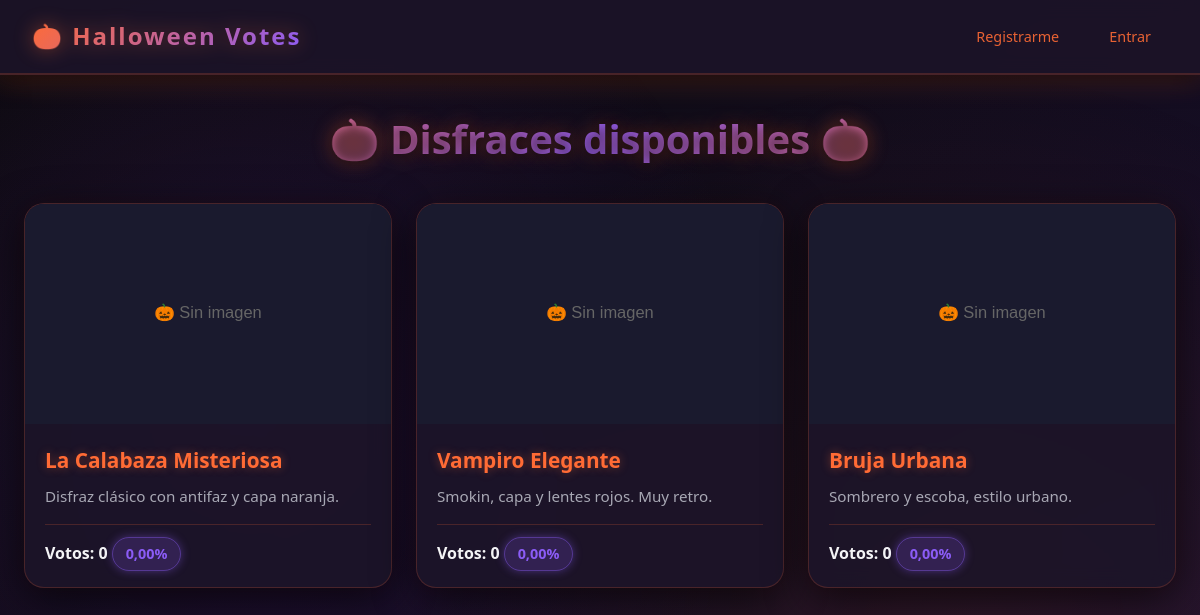
The page / on the database its author committed.
### tables this page shows
CREATE TABLE disfraces (
  id INT(11) NOT NULL AUTO_INCREMENT,
  nombre VARCHAR(50) NOT NULL,
  descripcion TEXT NOT NULL,
  votos INT(11) NOT NULL DEFAULT 0,
  foto VARCHAR(20) NOT NULL,
  foto_blob BLOB NOT NULL,
  eliminado INT(11) NOT NULL DEFAULT 0,
  PRIMARY KEY (id)
);

### data/auth.php (called while the page is built, shortened)
<?php
function h($s)
{
    return htmlspecialchars($s ?? '', ENT_QUOTES | ENT_SUBSTITUTE, 'UTF-8');
}
function is_logged()
{
    return !empty($_SESSION['user_id']);
}

### index.php (the view, shortened to what this page needs)
<?php
require __DIR__ . '/data/conexionDataBase.php';
require __DIR__ . '/data/auth.php';
$rs = mysqli_query($con, "SELECT *, LENGTH(foto_blob) as size_blob FROM disfraces WHERE eliminado=0 ORDER BY votos DESC, id");
$totalVotos = 0;
if ($rs) {
    $rows = [];
    while ($r = mysqli_fetch_assoc($rs)) {
        if (is_logged()) {
            $checkVoto = mysqli_query($con, "SELECT id FROM votos WHERE id_usuario=" . user_id() . " AND id_disfraz=" . (int) $r['id']);
            $r['ya_voto'] = ($checkVoto && mysqli_num_rows($checkVoto) > 0);
        } else {
            $r['ya_voto'] = false;
        }
        $rows[] = $r;
        $totalVotos += (int) $r['votos'];
    }
}
?>
<!doctype html>
<html lang="es">
<head>
    <link rel="stylesheet" href="css/halloween.css">
</head>
<body>
    <header class="header" id="mainHeader">
        <div class="brand">🎃 Halloween Votes</div>
        <nav class="nav small">
            <?php if (is_logged()): ?>
                Hola, <?= h(user_nombre()) ?>!
                <a href="pages/logout.php">Salir</a>
                <?php if (is_admin()): ?>
                    <a href="pages/panelAdmin.php">Admin</a>
                <?php endif; ?>
            <?php else: ?>
                <a href="pages/registro.php">Registrarme</a>
                <a href="pages/login.php">Entrar</a>
            <?php endif; ?>
        </nav>
    </header>
    <main class="container">
        <h1>🎃 Disfraces disponibles 🎃</h1>
        <?php if (!empty($rows) && count($rows) > 0): ?>
            <div class="grid">
                <?php foreach ($rows as $r): ?>
                    <div class="card" onclick="openModal(<?= (int) $r['id'] ?>)">
                        <div class="card-image-wrapper">
                            <?php
                            if (!empty($r['foto']) && file_exists("img/" . $r['foto'])) {
                                echo '<img src="img/' . h($r['foto']) . '" alt="' . h($r['nombre']) . '">';
                            } else {
                                echo '<img alt="Sin imagen">';
                            }
                            ?>
                        </div>
                        <div class="card-content">
                            <h3><?= h($r['nombre']) ?></h3>
                            <p><?= h($r['descripcion']) ?></p>
                            <div class="meta">
                                <div>
                                    <strong>Votos: <?= (int) $r['votos'] ?></strong>
                                    <?php
                                    $porc = ($totalVotos > 0) ? ($r['votos'] * 100.0 / $totalVotos) : 0.0;
                                    echo ' <span class="badge">' . number_format($porc, 2, ',', '.') . '%</span>';
                                    ?>
                                </div>
                            </div>
                        </div>
                    </div>
                <?php endforeach; ?>
            </div>
        <?php else: ?>
            <p>No hay disfraces cargados aún.</p>
        <?php endif; ?>
    </main>
</body>
</html>

### css/halloween.css (style rules this page uses)
:root { --bg: #0a0a0a; --bg-gradient: #1a0f2e; --card: #1c1428; --card-hover: #261d35; --accent: #ff6b35; --accent-hover: #ff8555; --purple: #8b5cf6; --purple-dark: #6d28d9; --text: #f4f4f6; --text-dim: #a8a8b4; --border: rgba(255, 107, 53, 0.2); --shadow: rgba(0, 0, 0, 0.7); --success: #10b981; --danger: #ef4444; --glow-orange: rgba(255, 107, 53, 0.4); --glow-purple: rgba(139, 92, 246, 0.4); }
* { box-sizing: border-box; margin: 0; padding: 0; }
body { margin: 0; font-family: 'Segoe UI', Tahoma, Geneva, Verdana, sans-serif; background: linear-gradient(135deg, var(--bg) 0%, var(--bg-gradient) 100%); background-attachment: fixed; color: var(--text); line-height: 1.6; min-height: 100vh; position: relative; overflow-x: hidden; }
body::before { content: ''; position: fixed; top: 0; left: 0; right: 0; bottom: 0; background-image: radial-gradient(circle at 20% 50%, rgba(138, 43, 226, 0.15) 0%, transparent 50%), radial-gradient(circle at 80% 80%, rgba(255, 107, 53, 0.1) 0%, transparent 50%); pointer-events: none; z-index: 0; animation: fogMove 15s ease-in-out infinite; }
.header { display: flex; align-items: center; justify-content: space-between; padding: 1rem 2rem; background: rgba(28, 20, 40, 0.95); backdrop-filter: blur(10px); border-bottom: 2px solid var(--border); box-shadow: 0 4px 20px var(--shadow), 0 0 30px var(--glow-orange); position: sticky; top: 0; z-index: 100; transition: transform 0.3s ease, opacity 0.3s ease; }
.brand { font-weight: 900; font-size: 1.5rem; letter-spacing: 2px; background: linear-gradient(135deg, var(--accent), var(--purple)); -webkit-background-clip: text; -webkit-text-fill-color: transparent; background-clip: text; filter: drop-shadow(0 0 10px var(--glow-orange)); animation: brandGlow 3s ease-in-out infinite; }
.nav { display: flex; gap: 1rem; align-items: center; }
.nav a { color: var(--text); text-decoration: none; padding: 0.5rem 1rem; border-radius: 8px; transition: all 0.3s ease; font-weight: 500; border: 1px solid transparent; }
.small { opacity: 0.9; font-size: 0.9rem; }
.container { max-width: 1200px; margin: 2rem auto; padding: 0 1.5rem; position: relative; z-index: 1; }
h1, h2 { margin-bottom: 1.5rem; color: var(--text); text-shadow: 0 2px 10px rgba(0, 0, 0, 0.5), 0 0 20px var(--glow-orange); }
h1 { font-size: 2.5rem; text-align: center; margin-top: 1rem; background: linear-gradient(135deg, var(--accent), var(--purple), var(--accent)); -webkit-background-clip: text; -webkit-text-fill-color: transparent; background-clip: text; animation: titlePulse 4s ease-in-out infinite; }
.grid { display: grid; gap: 1.5rem; grid-template-columns: repeat(auto-fill, minmax(280px, 1fr)); margin-top: 2rem; }
.card { background: rgba(28, 20, 40, 0.9); backdrop-filter: blur(10px); border: 1px solid var(--border); border-radius: 20px; padding: 0; box-shadow: 0 10px 40px var(--shadow), 0 0 20px rgba(255, 107, 53, 0.05); transition: all 0.3s ease; overflow: hidden; position: relative; cursor: pointer; user-select: none; }
.card::before { content: ''; position: absolute; top: 0; left: 0; right: 0; height: 4px; background: linear-gradient(90deg, var(--accent), var(--purple), var(--accent)); opacity: 0; transition: opacity 0.3s ease; }
.card::after { content: '🎃'; position: absolute; top: 10px; right: 10px; font-size: 1.5rem; opacity: 0; transition: all 0.3s ease; filter: drop-shadow(0 0 10px rgba(255, 107, 53, 0.8)); }
.card-image-wrapper { width: 100%; height: 220px; overflow: hidden; background: linear-gradient(135deg, #1a1a2e, #16213e); position: relative; cursor: pointer; }
.card img { width: 100%; height: 100%; object-fit: cover; object-position: center; transition: transform 0.3s ease, filter 0.3s ease; display: block; }
.card-content { padding: 1.25rem; }
.card h3 { font-size: 1.3rem; margin-bottom: 0.5rem; color: var(--accent); text-shadow: 0 0 10px var(--glow-orange); }
.card p { color: var(--text-dim); margin-bottom: 1rem; font-size: 0.95rem; line-height: 1.5; }
.meta { display: flex; align-items: center; justify-content: space-between; margin-top: 1rem; padding-top: 1rem; border-top: 1px solid var(--border); }
.badge { background: rgba(139, 92, 246, 0.2); color: var(--purple); padding: 0.4rem 0.8rem; border-radius: 20px; font-weight: 600; font-size: 0.9rem; border: 1px solid rgba(139, 92, 246, 0.4); box-shadow: 0 0 10px var(--glow-purple); }
a { transition: all 0.2s ease; }
a:not(.btn) { color: var(--accent); text-decoration: none; }
.card, .form, .table { animation: fadeInUp 0.5s ease; }

### rows shown on the page
disfraces: nombre "La Calabaza Misteriosa", descripcion "Disfraz clásico con antifaz y capa naranja.", votos "0", porc "0,00"
disfraces: nombre "Vampiro Elegante", descripcion "Smokin, capa y lentes rojos. Muy retro.", votos "0", porc "0,00"
disfraces: nombre "Bruja Urbana", descripcion "Sombrero y escoba, estilo urbano.", votos "0", porc "0,00"
